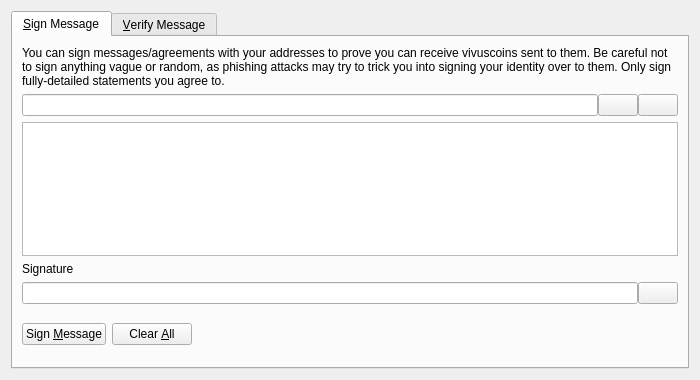
<?xml version="1.0" encoding="UTF-8"?>
<ui version="4.0">
 <class>SignVerifyMessageDialog</class>
 <widget class="QDialog" name="SignVerifyMessageDialog">
  <property name="geometry">
   <rect>
    <x>0</x>
    <y>0</y>
    <width>700</width>
    <height>380</height>
   </rect>
  </property>
  <property name="windowTitle">
   <string>Signatures - Sign / Verify a Message</string>
  </property>
  <property name="modal">
   <bool>true</bool>
  </property>
  <layout class="QVBoxLayout" name="verticalLayout">
   <item>
    <widget class="QTabWidget" name="tabWidget">
     <property name="currentIndex">
      <number>0</number>
     </property>
     <widget class="QWidget" name="tabSignMessage">
      <attribute name="title">
       <string>&amp;Sign Message</string>
      </attribute>
      <layout class="QVBoxLayout" name="verticalLayout_SM">
       <item>
        <widget class="QLabel" name="infoLabel_SM">
         <property name="text">
          <string>You can sign messages/agreements with your addresses to prove you can receive vivuscoins sent to them. Be careful not to sign anything vague or random, as phishing attacks may try to trick you into signing your identity over to them. Only sign fully-detailed statements you agree to.</string>
         </property>
         <property name="textFormat">
          <enum>Qt::PlainText</enum>
         </property>
         <property name="wordWrap">
          <bool>true</bool>
         </property>
        </widget>
       </item>
       <item>
        <layout class="QHBoxLayout" name="horizontalLayout_1_SM">
         <property name="spacing">
          <number>0</number>
         </property>
         <item>
          <widget class="QValidatedLineEdit" name="addressIn_SM">
           <property name="toolTip">
            <string>The Vivuscoin address to sign the message with</string>
           </property>
          </widget>
         </item>
         <item>
          <widget class="QPushButton" name="addressBookButton_SM">
           <property name="toolTip">
            <string>Choose previously used address</string>
           </property>
           <property name="text">
            <string/>
           </property>
           <property name="icon">
            <iconset resource="../vivuscoin.qrc">
             <normaloff>:/icons/address-book</normaloff>:/icons/address-book</iconset>
           </property>
           <property name="shortcut">
            <string>Alt+A</string>
           </property>
           <property name="autoDefault">
            <bool>false</bool>
           </property>
          </widget>
         </item>
         <item>
          <widget class="QPushButton" name="pasteButton_SM">
           <property name="toolTip">
            <string>Paste address from clipboard</string>
           </property>
           <property name="text">
            <string/>
           </property>
           <property name="icon">
            <iconset resource="../vivuscoin.qrc">
             <normaloff>:/icons/editpaste</normaloff>:/icons/editpaste</iconset>
           </property>
           <property name="shortcut">
            <string>Alt+P</string>
           </property>
           <property name="autoDefault">
            <bool>false</bool>
           </property>
          </widget>
         </item>
        </layout>
       </item>
       <item>
        <widget class="QPlainTextEdit" name="messageIn_SM">
         <property name="toolTip">
          <string>Enter the message you want to sign here</string>
         </property>
        </widget>
       </item>
       <item>
        <widget class="QLabel" name="signatureLabel_SM">
         <property name="text">
          <string>Signature</string>
         </property>
         <property name="textFormat">
          <enum>Qt::PlainText</enum>
         </property>
        </widget>
       </item>
       <item>
        <layout class="QHBoxLayout" name="horizontalLayout_2_SM">
         <property name="spacing">
          <number>0</number>
         </property>
         <item>
          <widget class="QLineEdit" name="signatureOut_SM">
           <property name="font">
            <font>
             <italic>true</italic>
            </font>
           </property>
           <property name="readOnly">
            <bool>true</bool>
           </property>
          </widget>
         </item>
         <item>
          <widget class="QPushButton" name="copySignatureButton_SM">
           <property name="toolTip">
            <string>Copy the current signature to the system clipboard</string>
           </property>
           <property name="text">
            <string/>
           </property>
           <property name="icon">
            <iconset resource="../vivuscoin.qrc">
             <normaloff>:/icons/editcopy</normaloff>:/icons/editcopy</iconset>
           </property>
           <property name="autoDefault">
            <bool>false</bool>
           </property>
          </widget>
         </item>
        </layout>
       </item>
       <item>
        <layout class="QHBoxLayout" name="horizontalLayout_3_SM">
         <item>
          <widget class="QPushButton" name="signMessageButton_SM">
           <property name="toolTip">
            <string>Sign the message to prove you own this Vivuscoin address</string>
           </property>
           <property name="text">
            <string>Sign &amp;Message</string>
           </property>
           <property name="icon">
            <iconset resource="../vivuscoin.qrc">
             <normaloff>:/icons/edit</normaloff>:/icons/edit</iconset>
           </property>
           <property name="autoDefault">
            <bool>false</bool>
           </property>
          </widget>
         </item>
         <item>
          <widget class="QPushButton" name="clearButton_SM">
           <property name="toolTip">
            <string>Reset all sign message fields</string>
           </property>
           <property name="text">
            <string>Clear &amp;All</string>
           </property>
           <property name="icon">
            <iconset resource="../vivuscoin.qrc">
             <normaloff>:/icons/remove</normaloff>:/icons/remove</iconset>
           </property>
           <property name="autoDefault">
            <bool>false</bool>
           </property>
          </widget>
         </item>
         <item>
          <spacer name="horizontalSpacer_1_SM">
           <property name="orientation">
            <enum>Qt::Horizontal</enum>
           </property>
           <property name="sizeHint" stdset="0">
            <size>
             <width>40</width>
             <height>48</height>
            </size>
           </property>
          </spacer>
         </item>
         <item>
          <widget class="QLabel" name="statusLabel_SM">
           <property name="font">
            <font>
             <weight>75</weight>
             <bold>true</bold>
            </font>
           </property>
           <property name="text">
            <string/>
           </property>
           <property name="wordWrap">
            <bool>true</bool>
           </property>
          </widget>
         </item>
         <item>
          <spacer name="horizontalSpacer_2_SM">
           <property name="orientation">
            <enum>Qt::Horizontal</enum>
           </property>
           <property name="sizeHint" stdset="0">
            <size>
             <width>40</width>
             <height>48</height>
            </size>
           </property>
          </spacer>
         </item>
        </layout>
       </item>
      </layout>
     </widget>
     <widget class="QWidget" name="tabVerifyMessage">
      <attribute name="title">
       <string>&amp;Verify Message</string>
      </attribute>
      <layout class="QVBoxLayout" name="verticalLayout_VM">
       <item>
        <widget class="QLabel" name="infoLabel_VM">
         <property name="text">
          <string>Enter the receiver's address, message (ensure you copy line breaks, spaces, tabs, etc. exactly) and signature below to verify the message. Be careful not to read more into the signature than what is in the signed message itself, to avoid being tricked by a man-in-the-middle attack. Note that this only proves the signing party receives with the address, it cannot prove sendership of any transaction!</string>
         </property>
         <property name="textFormat">
          <enum>Qt::PlainText</enum>
         </property>
         <property name="alignment">
          <set>Qt::AlignLeading|Qt::AlignLeft|Qt::AlignTop</set>
         </property>
         <property name="wordWrap">
          <bool>true</bool>
         </property>
        </widget>
       </item>
       <item>
        <layout class="QHBoxLayout" name="horizontalLayout_1_VM">
         <property name="spacing">
          <number>0</number>
         </property>
         <item>
          <widget class="QValidatedLineEdit" name="addressIn_VM">
           <property name="toolTip">
            <string>The Vivuscoin address the message was signed with</string>
           </property>
          </widget>
         </item>
         <item>
          <widget class="QPushButton" name="addressBookButton_VM">
           <property name="toolTip">
            <string>Choose previously used address</string>
           </property>
           <property name="text">
            <string/>
           </property>
           <property name="icon">
            <iconset resource="../vivuscoin.qrc">
             <normaloff>:/icons/address-book</normaloff>:/icons/address-book</iconset>
           </property>
           <property name="shortcut">
            <string>Alt+A</string>
           </property>
           <property name="autoDefault">
            <bool>false</bool>
           </property>
          </widget>
         </item>
        </layout>
       </item>
       <item>
        <widget class="QPlainTextEdit" name="messageIn_VM"/>
       </item>
       <item>
        <widget class="QValidatedLineEdit" name="signatureIn_VM"/>
       </item>
       <item>
        <layout class="QHBoxLayout" name="horizontalLayout_2_VM">
         <item>
          <widget class="QPushButton" name="verifyMessageButton_VM">
           <property name="toolTip">
            <string>Verify the message to ensure it was signed with the specified Vivuscoin address</string>
           </property>
           <property name="text">
            <string>Verify &amp;Message</string>
           </property>
           <property name="icon">
            <iconset resource="../vivuscoin.qrc">
             <normaloff>:/icons/transaction_0</normaloff>:/icons/transaction_0</iconset>
           </property>
           <property name="autoDefault">
            <bool>false</bool>
           </property>
          </widget>
         </item>
         <item>
          <widget class="QPushButton" name="clearButton_VM">
           <property name="toolTip">
            <string>Reset all verify message fields</string>
           </property>
           <property name="text">
            <string>Clear &amp;All</string>
           </property>
           <property name="icon">
            <iconset resource="../vivuscoin.qrc">
             <normaloff>:/icons/remove</normaloff>:/icons/remove</iconset>
           </property>
           <property name="autoDefault">
            <bool>false</bool>
           </property>
          </widget>
         </item>
         <item>
          <spacer name="horizontalSpacer_1_VM">
           <property name="orientation">
            <enum>Qt::Horizontal</enum>
           </property>
           <property name="sizeHint" stdset="0">
            <size>
             <width>40</width>
             <height>48</height>
            </size>
           </property>
          </spacer>
         </item>
         <item>
          <widget class="QLabel" name="statusLabel_VM">
           <property name="font">
            <font>
             <weight>75</weight>
             <bold>true</bold>
            </font>
           </property>
           <property name="text">
            <string/>
           </property>
           <property name="wordWrap">
            <bool>true</bool>
           </property>
          </widget>
         </item>
         <item>
          <spacer name="horizontalSpacer_2_VM">
           <property name="orientation">
            <enum>Qt::Horizontal</enum>
           </property>
           <property name="sizeHint" stdset="0">
            <size>
             <width>40</width>
             <height>48</height>
            </size>
           </property>
          </spacer>
         </item>
        </layout>
       </item>
      </layout>
     </widget>
    </widget>
   </item>
  </layout>
 </widget>
 <customwidgets>
  <customwidget>
   <class>QValidatedLineEdit</class>
   <extends>QLineEdit</extends>
   <header>qt/qvalidatedlineedit.h</header>
  </customwidget>
 </customwidgets>
 <resources>
  <include location="../vivuscoin.qrc"/>
 </resources>
 <connections/>
</ui>
